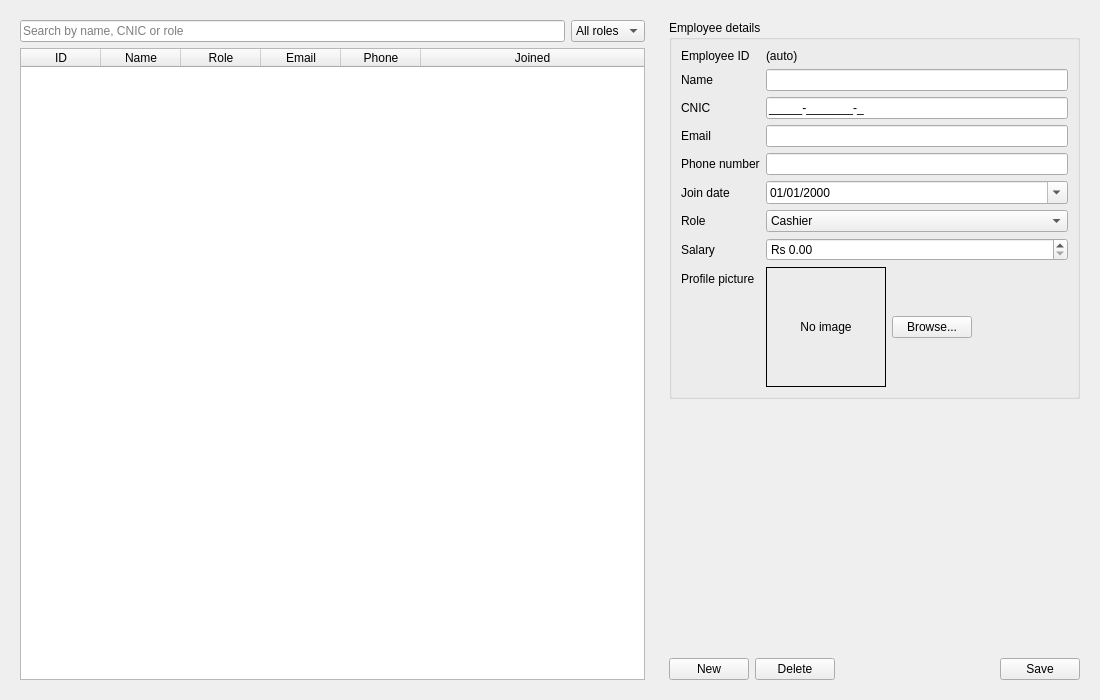
<?xml version="1.0" encoding="UTF-8"?>
<ui version="4.0">
 <class>EmployeesPage</class>
 <widget class="QWidget" name="EmployeesPage"><property name="geometry"><rect><x>0</x><y>0</y><width>1100</width><height>700</height></rect></property><property name="windowTitle"><string>Employees</string></property><layout class="QHBoxLayout" name="layout_187" stretch="3,2"><item><widget class="QWidget" name="employeeList"><layout class="QVBoxLayout" name="layout_170"><item><layout class="QHBoxLayout" name="layout_169"><item><widget class="QLineEdit" name="edSearch"><property name="placeholderText"><string>Search by name, CNIC or role</string></property></widget></item><item><widget class="QComboBox" name="cmbRoleFilter"><item><property name="text"><string>All roles</string></property></item></widget></item></layout></item><item><widget class="QTableWidget" name="tblEmployees"><property name="alternatingRowColors"><bool>true</bool></property><property name="selectionBehavior"><enum>QAbstractItemView::SelectRows</enum></property><property name="selectionMode"><enum>QAbstractItemView::SingleSelection</enum></property><property name="editTriggers"><set>QAbstractItemView::NoEditTriggers</set></property><attribute name="horizontalHeaderStretchLastSection"><bool>true</bool></attribute><attribute name="verticalHeaderVisible"><bool>false</bool></attribute><attribute name="horizontalHeaderDefaultSectionSize"><number>80</number></attribute><attribute name="horizontalHeaderMinimumSectionSize"><number>40</number></attribute><column><property name="text"><string>ID</string></property></column><column><property name="text"><string>Name</string></property></column><column><property name="text"><string>Role</string></property></column><column><property name="text"><string>Email</string></property></column><column><property name="text"><string>Phone</string></property></column><column><property name="text"><string>Joined</string></property></column></widget></item></layout></widget></item><item><widget class="QWidget" name="employeeForm"><layout class="QVBoxLayout" name="layout_186"><item><widget class="QGroupBox" name="grpEmployee"><property name="title"><string>Employee details</string></property><layout class="QFormLayout" name="layout_182"><item row="0" column="0"><widget class="QLabel" name="label_173"><property name="text"><string>Employee ID</string></property></widget></item><item row="0" column="1"><widget class="QLabel" name="lblEmployeeId"><property name="text"><string>(auto)</string></property></widget></item><item row="1" column="0"><widget class="QLabel" name="label_174"><property name="text"><string>Name</string></property></widget></item><item row="1" column="1"><widget class="QLineEdit" name="edName"></widget></item><item row="2" column="0"><widget class="QLabel" name="label_175"><property name="text"><string>CNIC</string></property></widget></item><item row="2" column="1"><widget class="QLineEdit" name="edCnic"><property name="inputMask"><string>99999-9999999-9;_</string></property></widget></item><item row="3" column="0"><widget class="QLabel" name="label_176"><property name="text"><string>Email</string></property></widget></item><item row="3" column="1"><widget class="QLineEdit" name="edEmail"></widget></item><item row="4" column="0"><widget class="QLabel" name="label_177"><property name="text"><string>Phone number</string></property></widget></item><item row="4" column="1"><widget class="QLineEdit" name="edPhone"></widget></item><item row="5" column="0"><widget class="QLabel" name="label_178"><property name="text"><string>Join date</string></property></widget></item><item row="5" column="1"><widget class="QDateEdit" name="dteJoinDate"><property name="calendarPopup"><bool>true</bool></property><property name="displayFormat"><string>dd/MM/yyyy</string></property></widget></item><item row="6" column="0"><widget class="QLabel" name="label_179"><property name="text"><string>Role</string></property></widget></item><item row="6" column="1"><widget class="QComboBox" name="cmbRole"><item><property name="text"><string>Cashier</string></property></item><item><property name="text"><string>Stocker</string></property></item><item><property name="text"><string>Manager</string></property></item></widget></item><item row="7" column="0"><widget class="QLabel" name="label_180"><property name="text"><string>Salary</string></property></widget></item><item row="7" column="1"><widget class="QDoubleSpinBox" name="dspSalary"><property name="decimals"><number>2</number></property><property name="minimum"><double>0.0</double></property><property name="maximum"><double>99999999.0</double></property><property name="prefix"><string>Rs </string></property></widget></item><item row="8" column="0"><widget class="QLabel" name="label_181"><property name="text"><string>Profile picture</string></property></widget></item><item row="8" column="1"><layout class="QHBoxLayout" name="layout_172"><item><widget class="QLabel" name="lblProfilePicture"><property name="text"><string>No image</string></property><property name="frameShape"><enum>QFrame::Box</enum></property><property name="alignment"><set>Qt::AlignCenter</set></property><property name="minimumSize"><size><width>120</width><height>120</height></size></property><property name="maximumSize"><size><width>120</width><height>120</height></size></property></widget></item><item><widget class="QPushButton" name="btnBrowsePicture"><property name="text"><string>Browse...</string></property></widget></item><item><spacer name="spacer_171"><property name="orientation"><enum>Qt::Horizontal</enum></property><property name="sizeHint" stdset="0"><size><width>20</width><height>20</height></size></property></spacer></item></layout></item></layout></widget></item><item><spacer name="spacer_183"><property name="orientation"><enum>Qt::Vertical</enum></property><property name="sizeHint" stdset="0"><size><width>20</width><height>20</height></size></property></spacer></item><item><layout class="QHBoxLayout" name="layout_185"><item><widget class="QPushButton" name="btnNew"><property name="text"><string>New</string></property></widget></item><item><widget class="QPushButton" name="btnDelete"><property name="text"><string>Delete</string></property><property name="role" stdset="0"><string>danger</string></property></widget></item><item><spacer name="spacer_184"><property name="orientation"><enum>Qt::Horizontal</enum></property><property name="sizeHint" stdset="0"><size><width>20</width><height>20</height></size></property></spacer></item><item><widget class="QPushButton" name="btnSave"><property name="text"><string>Save</string></property><property name="role" stdset="0"><string>primary</string></property></widget></item></layout></item></layout></widget></item></layout></widget>
 <resources/>
 <connections></connections>
</ui>
